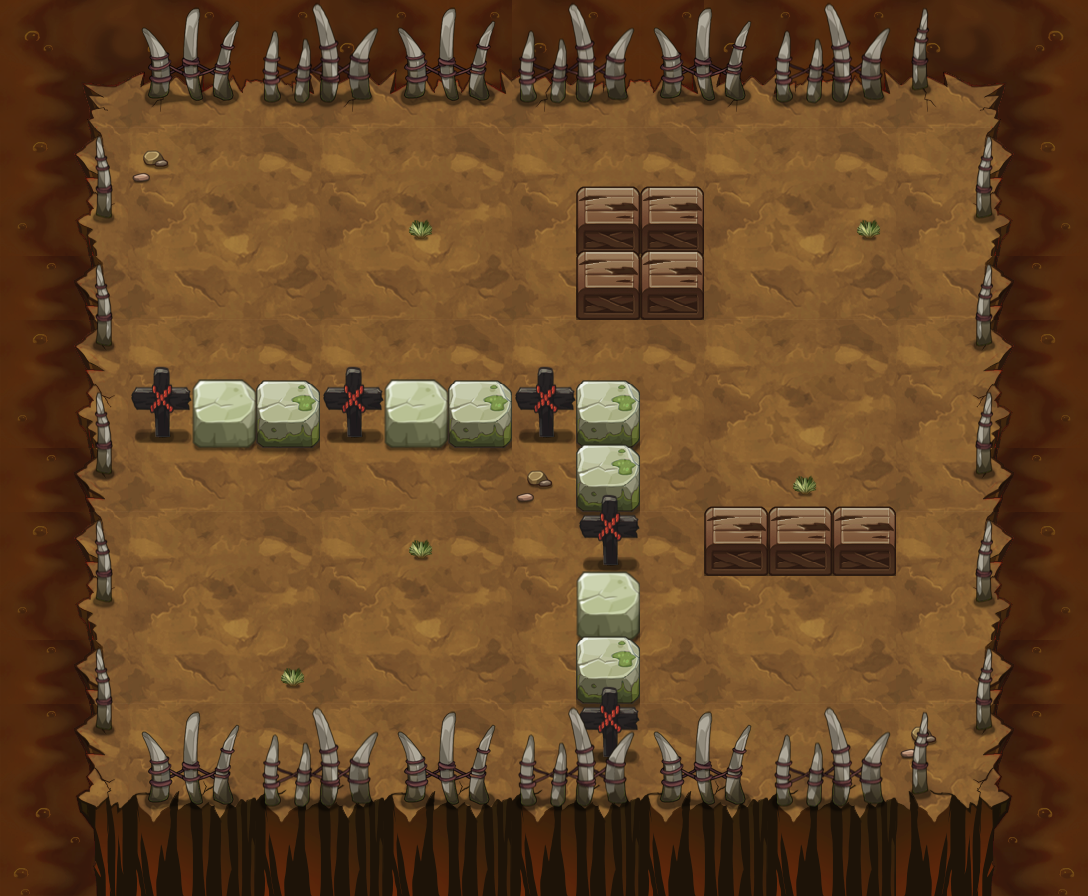

Tiled map render using the project's own tile images. Description and the map definition, with tile-layer contents summarised, below:
An orthogonal 17x14 tile map with 64x64 px tiles, 14 tile layers (PASS, 块层 2, 块层 5, 块层 3, ...) and 48 objects (44x TRAP, 3x yjws2, PLAYER).

<map version="1.0" orientation="orthogonal" width="17" height="14" tilewidth="64" tileheight="64">
 <properties>
  <property name="DESTRY1" value="25" />
  <property name="DESTRY2" value="27" />
  <property name="DESTRY_COUNT" value="2" />
  <property name="EXP" value="980" />
  <property name="ITEM" value="D036" />
  <property name="MONEY" value="1470" />
 </properties>
 <tileset firstgid="1" name="yjbl" tilewidth="64" tileheight="64">
  <image source="yjbl-hd.png" width="900" height="1200" />
 </tileset>
 <layer name="PASS" width="17" height="14">
  <data>[238 cells, 130 non-empty, 11 distinct tile ids]</data>
 </layer>
 <layer name="块层 2" width="17" height="14">
  <data>[238 cells, 238 non-empty, 31 distinct tile ids]</data>
 </layer>
 <layer name="块层 5" width="17" height="14">
  <data>[238 cells, 8 non-empty, 2 distinct tile ids]</data>
 </layer>
 <layer name="块层 3" width="17" height="14">
  <data>[238 cells, 67 non-empty, 12 distinct tile ids]</data>
 </layer>
 <layer name="块层 6" width="17" height="14">
  <data>[238 cells, 20 non-empty, 4 distinct tile ids]</data>
 </layer>
 <layer name="SHELTER 11" width="17" height="14">
  <data>[238 cells, 13 non-empty, 5 distinct tile ids]</data>
 </layer>
 <layer name="SHELTER 10" width="17" height="14">
  <data>[238 cells, 1 non-empty, 1 distinct tile ids]</data>
 </layer>
 <layer name="SHELTER 9" width="17" height="14">
  <data>[238 cells, 1 non-empty, 1 distinct tile ids]</data>
 </layer>
 <layer name="SHELTER 8" width="17" height="14">
  <data>[238 cells, 1 non-empty, 1 distinct tile ids]</data>
 </layer>
 <layer name="SHELTER 7" width="17" height="14">
  <data>[238 cells, 4 non-empty, 2 distinct tile ids]</data>
 </layer>
 <layer name="SHELTER 6" width="17" height="14">
  <data>[238 cells, 1 non-empty, 1 distinct tile ids]</data>
 </layer>
 <layer name="SHELTER 5" width="17" height="14">
  <data>[238 cells, 8 non-empty, 3 distinct tile ids]</data>
 </layer>
 <layer name="SHELTER 3" width="17" height="14">
  <data>[238 cells, 2 non-empty, 1 distinct tile ids]</data>
 </layer>
 <layer name="SHELTER 2" width="17" height="14">
  <data>[238 cells, 2 non-empty, 1 distinct tile ids]</data>
 </layer>
 <objectgroup name="对象层 1" width="34" height="28">
  <object name="PLAYER" type="PLAYER" x="128" y="192" width="64" height="64" />
  <object name="yjws2" x="320" y="576" width="64" height="64">
   <properties>
    <property name="lua_ai" value="monster_yjws_ai" />
    <property name="quality" value="yjws2.quality" />
   </properties>
  </object>
  <object name="yjws2" x="768" y="640" width="64" height="64">
   <properties>
    <property name="lua_ai" value="monster_yjws_ai" />
    <property name="quality" value="yjws2.quality" />
   </properties>
  </object>
  <object name="yjws2" x="768" y="192" width="64" height="64">
   <properties>
    <property name="lua_ai" value="monster_yjws_ai" />
    <property name="quality" value="yjws2.quality" />
   </properties>
  </object>
  <object name="mp1" type="TRAP" x="512" y="704" width="64" height="64">
   <properties>
    <property name="trap_ani" value="mp.actor" />
    <property name="trap_floor" value="true" />
    <property name="trap_id" value="0" />
    <property name="trap_script" value="trap_moveto(&quot;PLAYER&quot;, &quot;mp1&quot;,target(&quot;mp2&quot;):getX(),target(&quot;mp2&quot;):getY() );" />
    <property name="trap_sound_id" value="1" />
    <property name="trap_start_mode" value="0" />
    <property name="trap_state" value="open" />
   </properties>
  </object>
  <object name="mp2" type="TRAP" x="896" y="128" width="64" height="64">
   <properties>
    <property name="trap_ani" value="mp.actor" />
    <property name="trap_floor" value="true" />
    <property name="trap_id" value="0" />
    <property name="trap_script" value="trap_moveto(&quot;PLAYER&quot;, &quot;mp2&quot;,target(&quot;mp1&quot;):getX(),target(&quot;mp1&quot;):getY() );" />
    <property name="trap_sound_id" value="1" />
    <property name="trap_start_mode" value="0" />
    <property name="trap_state" value="open" />
   </properties>
  </object>
  <object name="belt_right" type="TRAP" x="448" y="128" width="64" height="64">
   <properties>
    <property name="lua_ai" value="trap_belt_right_ai" />
    <property name="trap_ani" value="belt_right.actor" />
    <property name="trap_floor" value="true" />
   </properties>
  </object>
  <object name="belt_right" type="TRAP" x="512" y="128" width="64" height="64">
   <properties>
    <property name="lua_ai" value="trap_belt_right_ai" />
    <property name="trap_ani" value="belt_right.actor" />
    <property name="trap_floor" value="true" />
   </properties>
  </object>
  <object name="belt_right" type="TRAP" x="576" y="128" width="64" height="64">
   <properties>
    <property name="lua_ai" value="trap_belt_right_ai" />
    <property name="trap_ani" value="belt_right.actor" />
    <property name="trap_floor" value="true" />
   </properties>
  </object>
  <object name="belt_right" type="TRAP" x="640" y="128" width="64" height="64">
   <properties>
    <property name="lua_ai" value="trap_belt_right_ai" />
    <property name="trap_ani" value="belt_right.actor" />
    <property name="trap_floor" value="true" />
   </properties>
  </object>
  <object name="belt_right" type="TRAP" x="704" y="128" width="64" height="64">
   <properties>
    <property name="lua_ai" value="trap_belt_right_ai" />
    <property name="trap_ani" value="belt_right.actor" />
    <property name="trap_floor" value="true" />
   </properties>
  </object>
  <object name="belt_right" type="TRAP" x="768" y="128" width="64" height="64">
   <properties>
    <property name="lua_ai" value="trap_belt_right_ai" />
    <property name="trap_ani" value="belt_right.actor" />
    <property name="trap_floor" value="true" />
   </properties>
  </object>
  <object name="belt_right" type="TRAP" x="448" y="320" width="64" height="64">
   <properties>
    <property name="lua_ai" value="trap_belt_right_ai" />
    <property name="trap_ani" value="belt_right.actor" />
    <property name="trap_floor" value="true" />
   </properties>
  </object>
  <object name="belt_right" type="TRAP" x="512" y="320" width="64" height="64">
   <properties>
    <property name="lua_ai" value="trap_belt_right_ai" />
    <property name="trap_ani" value="belt_right.actor" />
    <property name="trap_floor" value="true" />
   </properties>
  </object>
  <object name="belt_right" type="TRAP" x="576" y="320" width="64" height="64">
   <properties>
    <property name="lua_ai" value="trap_belt_right_ai" />
    <property name="trap_ani" value="belt_right.actor" />
    <property name="trap_floor" value="true" />
   </properties>
  </object>
  <object name="belt_right" type="TRAP" x="640" y="320" width="64" height="64">
   <properties>
    <property name="lua_ai" value="trap_belt_right_ai" />
    <property name="trap_ani" value="belt_right.actor" />
    <property name="trap_floor" value="true" />
   </properties>
  </object>
  <object name="belt_right" type="TRAP" x="704" y="320" width="64" height="64">
   <properties>
    <property name="lua_ai" value="trap_belt_right_ai" />
    <property name="trap_ani" value="belt_right.actor" />
    <property name="trap_floor" value="true" />
   </properties>
  </object>
  <object name="belt_right" type="TRAP" x="768" y="320" width="64" height="64">
   <properties>
    <property name="lua_ai" value="trap_belt_right_ai" />
    <property name="trap_ani" value="belt_right.actor" />
    <property name="trap_floor" value="true" />
   </properties>
  </object>
  </objectgroup>
</map>
<!-- 30 of 48 objects omitted -->
